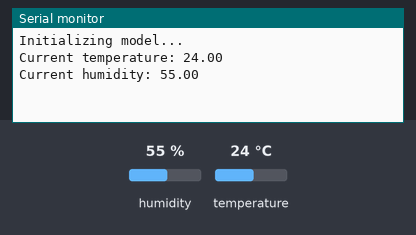
This sketch was run on a simulated Arduino Nano 33 BLE. On the bench: the last lines printed to the serial monitor. Inputs (shaded band) come from the test bench; at power-on: humidity 55 %, temperature 24 °C.

Above: at 3.2 s.
3.3 s: humidity set to 22 %
At 4.6 s:
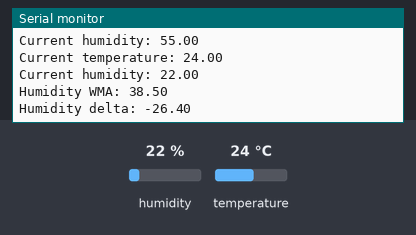
5.7 s: temperature set to 12 °C
At 7.5 s:
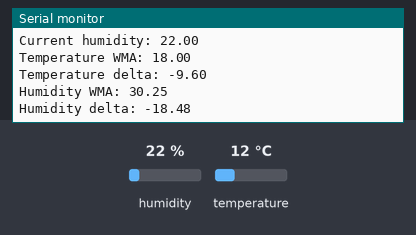
8.1 s: humidity set to 40 %
At 8.1 s:
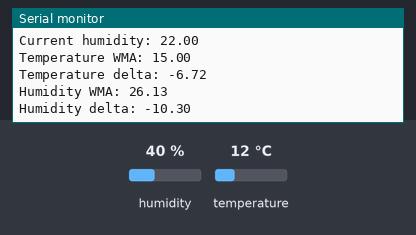
Timing chart, 0 to 11.1 s (numbered marks = the images above; inputs shaded):
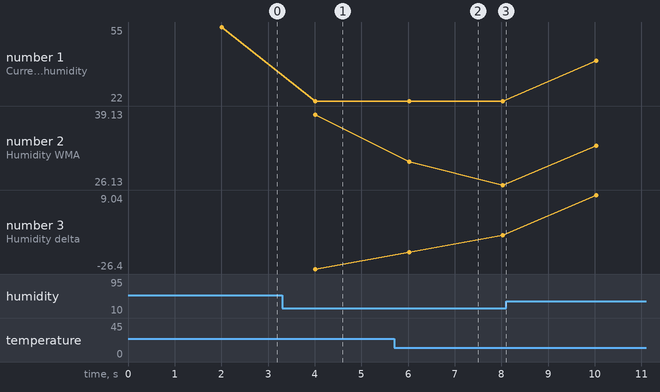

The sketch:

HumidityTemperatureDEWMA.ino
```cpp
#include <Arduino_HTS221.h>

float wmatemp, wmahumidity;
float deltatemp = 0, deltahumidity = 0;
float readtemp, readhumidity;
float alpha = 0.5, beta = 0.8;
float epsilontemp = 1, epsilonhumidity = 3;
float expectedtemp, expectedhumidity;

float svalue(float prev, float next, float alpha) {
  return (1 - alpha) * prev + alpha * next;
}
float sdelta(float prev, float next, float beta) {
  return (1 - beta) * prev + beta * next;
}

void setup() {
  Serial.begin(9600);
  while (!Serial);

  if (!HTS.begin()) {
    Serial.println("Failed to initialize humidity temperature sensor!");
    while (1);
  }
  Serial.println("Initializing model...");
  // At the start, assume the average to be the first read and delta to be 0
  wmatemp = HTS.readTemperature();
  wmahumidity = HTS.readHumidity();
  delay(2000);
}

void loop() {
  // calculate expected values
  expectedtemp = wmatemp + deltatemp;
  expectedhumidity = wmahumidity + deltahumidity;
  // get new reads
  readtemp = HTS.readTemperature();
  readhumidity = HTS.readHumidity();
  Serial.println("Current temperature: " + String(readtemp, 2));
  Serial.println("Current humidity: " + String(readhumidity, 2));
  deltatemp = sdelta(deltatemp, readtemp - wmatemp, beta);
  wmatemp = svalue(wmatemp, readtemp, alpha);
  // compare new wma with expected
  if (abs(wmatemp - expectedtemp) > epsilontemp) {
    Serial.println("Temperature WMA: " + String(wmatemp, 2));
    Serial.println("Temperature delta: " + String(deltatemp, 2));
  }
  deltahumidity = sdelta(deltahumidity, readhumidity - wmahumidity, beta);
  wmahumidity = svalue(wmahumidity, readhumidity, alpha);
  if (abs(wmahumidity - expectedhumidity) > epsilonhumidity) {
    Serial.println("Humidity WMA: " + String(wmahumidity, 2));
    Serial.println("Humidity delta: " + String(deltahumidity, 2));
  }
  delay(2000);
}
```

Measured:
- after the input at 3.3 s, the serial monitor: prints a new line after 0.72 s (image 1)
- after the input at 5.7 s, the serial monitor: prints a new line after 0.32 s (image 2)
- plotted number 1: 55 → 22 after the input at 3.3 s, 22 → 40 after the input at 8.1 s
- plotted number 2: 26.13 → 39.13 after the input at 8.1 s
- plotted number 3: -10.3 → 2.24 after the input at 8.1 s
